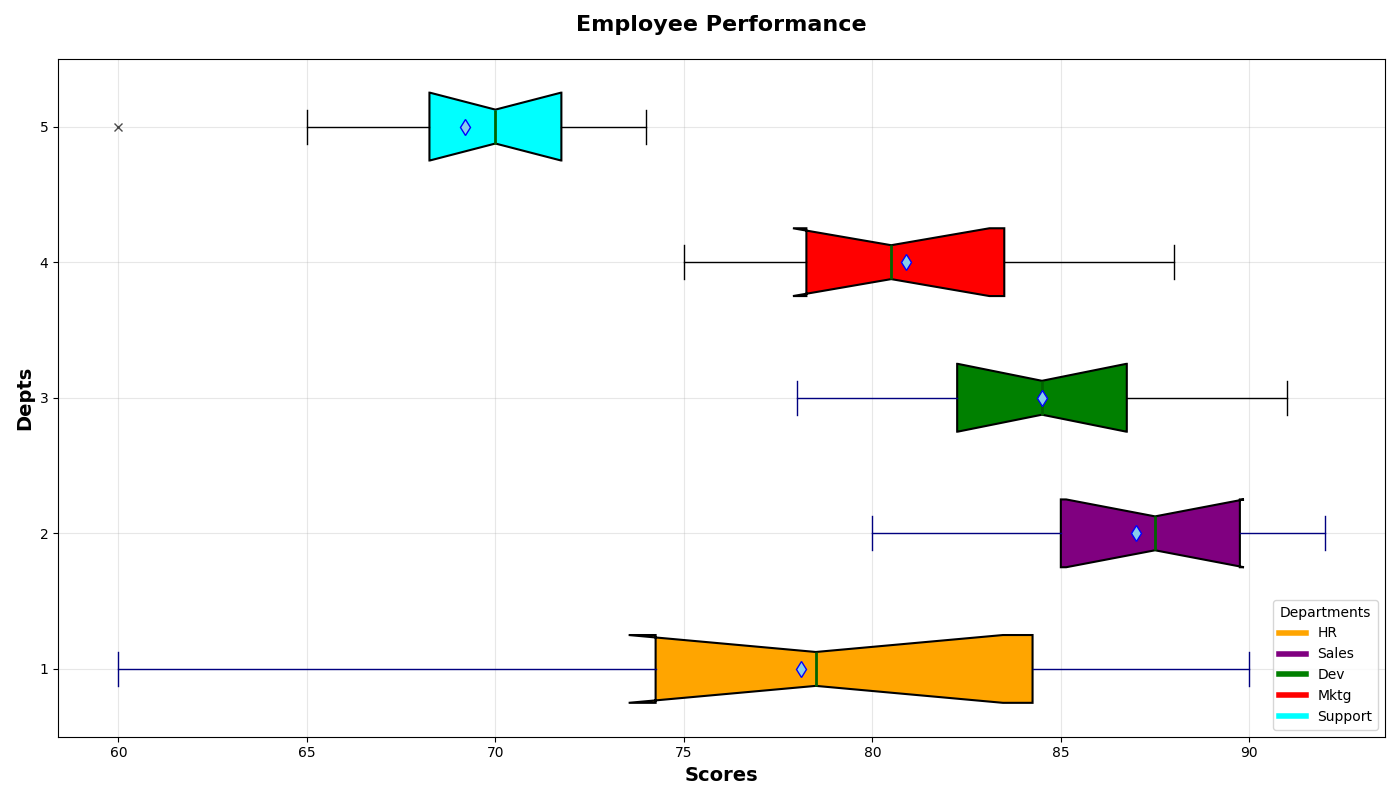

The Python source for this figure:
import matplotlib.pyplot as plt
import numpy as np

departments = ['HR', 'Sales', 'Dev', 'Mktg', 'Support']

HR_scores = [80, 77, 82, 90, 70, 74, 60, 85, 88, 75]
Sales_scores = [91, 88, 83, 85, 87, 85, 80, 89, 92, 90]
Development_scores = [83, 79, 87, 82, 90, 78, 84, 86, 91, 85]
Marketing_scores = [84, 78, 77, 81, 79, 75, 88, 82, 80, 85]
Support_scores = [68, 69, 71, 70, 65, 72, 70, 60, 73, 74]

performance_data = [HR_scores, Sales_scores, Development_scores, Marketing_scores, Support_scores]

fig, ax = plt.subplots(figsize=(14, 8))
box = ax.boxplot(performance_data, vert=False, patch_artist=True, notch=True, showmeans=True,
                 meanprops={"marker": "d", "markerfacecolor": "skyblue", "markeredgecolor": "blue", "markersize": 8})

# Modify box colors and outline
colors = ['orange', 'purple', 'green', 'red', 'cyan']
for patch, color in zip(box['boxes'], colors):
    patch.set_facecolor(color)
    patch.set_edgecolor('black')
    patch.set_linewidth(1.5)

# Change whisker, cap, median, flier styles
for whisker, cap, median, flier in zip(box['whiskers'], box['caps'], box['medians'], box['fliers']):
    whisker.set(color='navy', linewidth=1.0, linestyle='-')
    cap.set(color='navy', linewidth=1.0)
    median.set(color='darkgreen', linewidth=2)
    flier.set(marker="x", color="orange", alpha=0.7)

ax.set_title('Employee Performance', fontsize=16, fontweight='bold', pad=20)
ax.set_xlabel('Scores', fontsize=14, fontweight='bold')
ax.set_ylabel('Depts', fontsize=14, fontweight='bold')

# Alter the grid style
ax.grid(linestyle='-', alpha=0.3)

# Update the legend position and style
handles = [plt.Line2D([0], [0], color=color, lw=4) for color in colors]
ax.legend(handles, departments, title='Departments', loc='lower right', fontsize=10)

plt.tight_layout()
plt.show()
